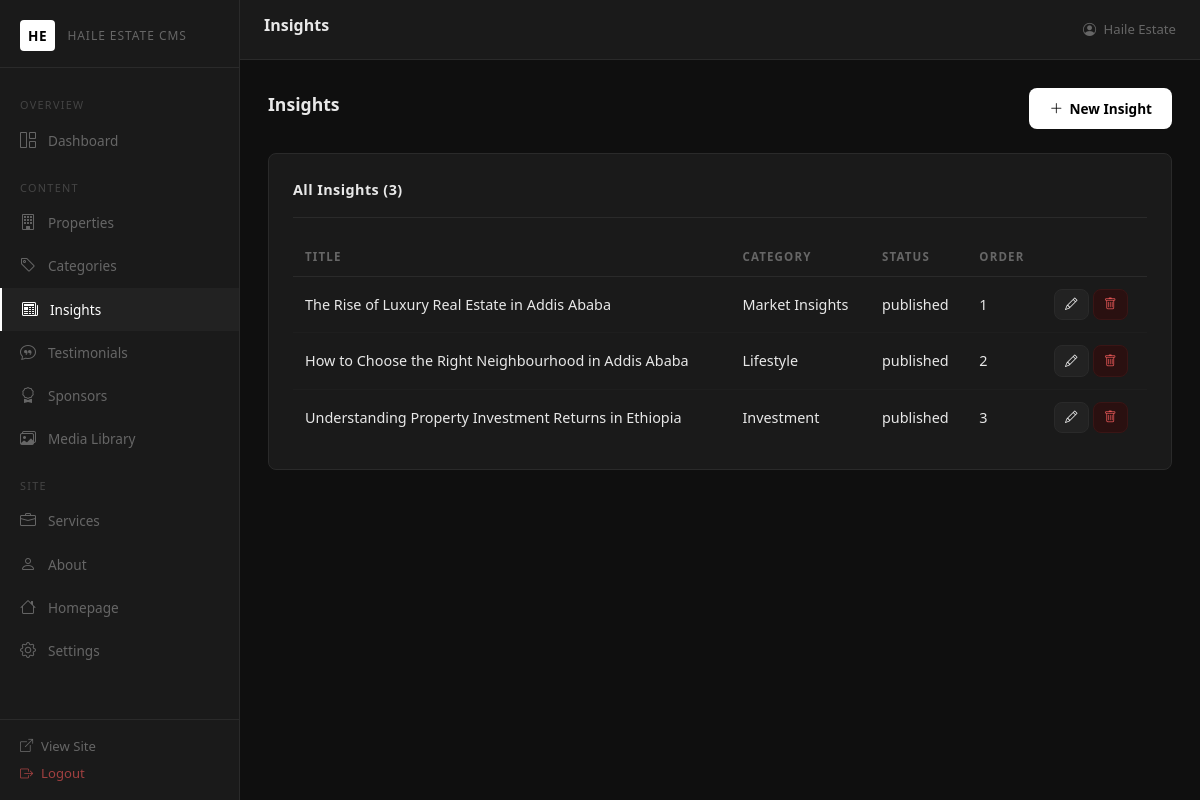
The page /admin/insights.php (signed in) on the database its author committed.
### tables this page shows
CREATE TABLE `insights` (
  `id` int(11) NOT NULL AUTO_INCREMENT,
  `title` varchar(200) NOT NULL,
  `slug` varchar(220) NOT NULL,
  `excerpt` varchar(400) DEFAULT NULL,
  `body` text DEFAULT NULL,
  `cover_image` varchar(255) DEFAULT NULL,
  `category` varchar(100) DEFAULT NULL,
  `status` enum('published','draft') NOT NULL DEFAULT 'draft',
  `display_order` int(11) NOT NULL DEFAULT 0,
  `created_at` datetime NOT NULL DEFAULT CURRENT_TIMESTAMP,
  `updated_at` datetime NOT NULL DEFAULT CURRENT_TIMESTAMP ON UPDATE CURRENT_TIMESTAMP,
  PRIMARY KEY (`id`),
  UNIQUE KEY `slug` (`slug`)
);

### includes/database.php (called while the page is built, shortened)
<?php
function db(): PDO {
    static $pdo = null;
    if ($pdo === null) {
        $dsn = 'mysql:host=' . DB_HOST . ';dbname=' . DB_NAME . ';charset=' . DB_CHARSET;
        $pdo = new PDO($dsn, DB_USER, DB_PASS, [
            PDO::ATTR_ERRMODE            => PDO::ERRMODE_EXCEPTION,
            PDO::ATTR_DEFAULT_FETCH_MODE => PDO::FETCH_ASSOC,
            PDO::ATTR_EMULATE_PREPARES   => false,
        ]);
    }
    return $pdo;
}

### includes/functions.php (called while the page is built, shortened)
<?php
require_once __DIR__ . '/database.php';
function e(string $s): string {
    return htmlspecialchars($s, ENT_QUOTES | ENT_SUBSTITUTE, 'UTF-8');
}

### admin/insights.php (the view, shortened to what this page needs)
<?php
$insights = db()->query('SELECT * FROM insights ORDER BY display_order ASC, created_at DESC')->fetchAll();
include __DIR__ . '/includes/header.php';
?>
<div class="page-header">
    <h2>Insights</h2>
    <a href="?new=1" class="btn-admin-primary"><i class="bi bi-plus-lg"></i> New Insight</a>
</div>
<div class="admin-card">
    <div class="admin-card-header"><span class="admin-card-title">All Insights (<?= count($insights) ?>)</span></div>
    <?php if ($insights): ?>
    <table class="admin-table">
        <thead><tr><th>Title</th><th>Category</th><th>Status</th><th>Order</th><th></th></tr></thead>
        <tbody>
        <?php foreach ($insights as $ins): ?>
        <tr>
            <td><?= e($ins['title']) ?></td>
            <td><?= e($ins['category'] ?? '—') ?></td>
            <td><span class="status-badge status-<?= $ins['status'] ?>"><?= $ins['status'] ?></span></td>
            <td><?= $ins['display_order'] ?></td>
            <td class="table-actions">
                <a href="?edit=<?= $ins['id'] ?>" class="btn-admin-secondary" style="padding:0.3rem 0.65rem;font-size:0.78rem"><i class="bi bi-pencil"></i></a>
                <form method="POST" style="display:inline">
                    <button type="submit" name="delete_insight" class="btn-admin-danger" style="padding:0.3rem 0.65rem;font-size:0.78rem" data-confirm="Delete this insight?"><i class="bi bi-trash"></i></button>
                </form>
            </td>
        </tr>
        <?php endforeach; ?>
        </tbody>
    </table>
    <?php else: ?>
    <p style="color:var(--text-muted);font-size:0.88rem;padding:1rem 0">No insights yet. Click "New Insight" to create one.</p>
    <?php endif; ?>
</div>
<?php include __DIR__ . '/includes/footer.php'; ?>

### assets/css/admin.css (style rules this page uses)
:root { --sidebar-w: 240px; --topbar-h: 60px; --bg: #0f0f0f; --surface: #1a1a1a; --surface2: #222; --border: #2a2a2a; --text: #e8e8e8; --text-muted: #666; --accent: #fff; --accent-dim: #aaa; --danger: #e05555; --success: #4caf7d; --warning: #e0a030; --info: #4a9eff; --radius: 8px; --transition: 0.2s ease; }
*, *::before, *::after { box-sizing: border-box; margin: 0; padding: 0; }
body { font-family: 'Segoe UI', system-ui, -apple-system, sans-serif; background: var(--bg); color: var(--text); font-size: 0.9rem; line-height: 1.6; }
.admin-card { background: var(--surface); border: 1px solid var(--border); border-radius: var(--radius); padding: 1.5rem; margin-bottom: 1.5rem; }
.admin-card-header { display: flex; align-items: center; justify-content: space-between; margin-bottom: 1.25rem; padding-bottom: 1rem; border-bottom: 1px solid var(--border); }
.admin-card-title { font-size: 0.9rem; font-weight: 600; color: var(--text); letter-spacing: 0.03em; }
.admin-table { width: 100%; border-collapse: collapse; }
.admin-table th { font-size: 0.72rem; letter-spacing: 0.1em; text-transform: uppercase; color: var(--text-muted); padding: 0.6rem 0.75rem; border-bottom: 1px solid var(--border); text-align: left; white-space: nowrap; }
.admin-table td { padding: 0.75rem; border-bottom: 1px solid #1e1e1e; color: var(--text); vertical-align: middle; }
.admin-table tr:last-child td { border-bottom: none; }
.btn-admin-primary { background: #fff; color: #000; border: none; padding: 0.6rem 1.25rem; border-radius: var(--radius); font-size: 0.85rem; font-weight: 600; cursor: pointer; transition: background var(--transition); text-decoration: none; display: inline-flex; align-items: center; gap: 0.4rem; }
.btn-admin-secondary { background: var(--surface2); color: var(--text); border: 1px solid var(--border); padding: 0.6rem 1.25rem; border-radius: var(--radius); font-size: 0.85rem; cursor: pointer; transition: background var(--transition); text-decoration: none; display: inline-flex; align-items: center; gap: 0.4rem; }
.btn-admin-danger { background: #2a1010; color: var(--danger); border: 1px solid #3a1515; padding: 0.5rem 1rem; border-radius: var(--radius); font-size: 0.82rem; cursor: pointer; transition: background var(--transition); text-decoration: none; display: inline-flex; align-items: center; gap: 0.4rem; }
.page-header { display: flex; align-items: center; justify-content: space-between; margin-bottom: 1.5rem; flex-wrap: wrap; gap: 0.75rem; }
.page-header h2 { font-size: 1.1rem; font-weight: 600; }

### rows shown on the page
insights: title "The Rise of Luxury Real Estate in Addis Ababa", category "Market Insights", status "published", display_order "1"
insights: title "How to Choose the Right Neighbourhood in Addis Ababa", category "Lifestyle", status "published", display_order "2"
insights: title "Understanding Property Investment Returns in Ethiopia", category "Investment", status "published", display_order "3"

### other values the page prints
$pageTitle "Insights"
$_SESSION['admin_name'] "Haile Estate"
count($insights) "3"
